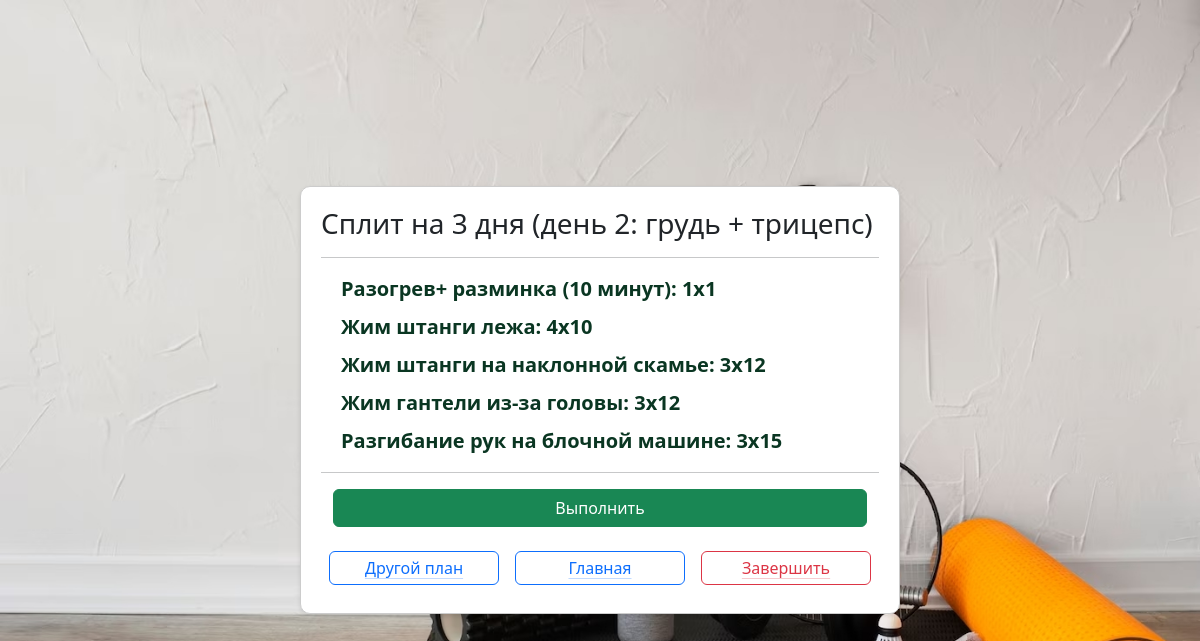
Screenshot of /current_train (signed in) with the database file from the repository.
### _models.py (models this page shows, shortened)
class Training(db.Model):
    __tablename__ = 'trainings'
    training_id = db.Column(db.Integer, primary_key=True)
    name = db.Column(db.String(50), nullable=False)
    exercises = relationship('Exercise', secondary='training_exercises', overlaps="trainings")
    user_trainings = relationship('UserTraining', back_populates='training', cascade='all, delete-orphan')
    plans = relationship('Plan', secondary='plan_trainings', back_populates='trainings')

class Exercise(db.Model):
    __tablename__ = 'exercises'
    exercise_id = db.Column(db.Integer, primary_key=True)
    name = db.Column(db.String(50), default='New exercise')
    target = db.Column(db.String(20), default='')
    description = db.Column(db.String(300), default='')
    difficulty = db.Column(db.Integer, default=1)
    time_per_set = db.Column(db.Integer, default=1)
    counter = db.Column(db.Integer, default=0)
    filters = db.Column(JSON, default=[])  # LOCATION_FILTERS.keys
    user_training_exercises = relationship('UserTrainingExercise', back_populates='exercise')
    muscles = relationship('Muscle', secondary='exercise_muscles')
    training = db.relationship('Training', secondary='training_exercises', overlaps="exercises")
    training_exercises = relationship('TrainingExercise', back_populates='exercise')

### main.py (the view)
@app.route('/current_train', methods=['POST', 'GET'])
def current_train():
    if not current_user:
        flash('Route current_train - usercheck failed, current_user is not defined')
        return render_template('current_train.html')
    all_user_trains = get_user_trains(current_user)
    current_train = get_user_assigned_train(current_user)
    if not current_train:
        return render_template('current_train.html', current_user=current_user)
    current_train_exlist = []
    for exercise in current_train.exercises:
        user_train = UserTraining.query.filter_by(user_id=current_user.id,
                                                  training_id=current_train.training_id,
                                                  assigned=True,
                                                  completed=False
                                                  ).first()
        user_training_exercise = UserTrainingExercise.query.filter_by(user_training_id=user_train.id,
                                                                      exercise_id=exercise.exercise_id
                                                                      ).first()
        current_train_exlist.append([exercise.name, user_training_exercise.sets, user_training_exercise.repetitions, user_training_exercise.weight, user_training_exercise.completed])
    return render_template('current_train.html', current_user=current_user, current_train=current_train, current_train_exlist=current_train_exlist)

### _logic.py (called while the page is built)
def get_user_trains(user):
    trains = UserTraining.query.filter_by(user_id=user.id).all()
    return trains

def get_user_assigned_train(user):
    user_training = UserTraining.query.filter_by(user_id=user.id, assigned=True, completed=False).first()
    if not user_training:
        return None
    train = Training.query.filter_by(training_id=user_training.training_id).first()
    return train

### main.py (called while the page is built)
@login_manager.user_loader
def load_user(user_id):
    return User.query.get(int(user_id))

### templates/current_train.html (shortened to what this page needs)
{% extends 'base.html' %}
{% block body %}
{% if current_train %}
<div class="d-flex justify-content-center align-items-center vh-100">
    <div class="content">
        <h3>{{current_train.name}}</h3>
            <hr>
        {% for exercise in current_train_exlist %}
                        <div class="container p-20 m-2 fs-5 {% if exercise[4] %} text-secondary {% else %} text-success-emphasis fw-bold {% endif %}">
                                {{ exercise[0] }}: {{ exercise[1] }}x{{exercise[2] }} {% if exercise[4] %} <span class="fs-6"> (Завершено)</span> {% endif %}
                        </div>
                {% endfor %}
        <hr>
        <form action="/train_progress_start" method="post">
            <div class="container">
                <div class="row mt-3">
                        <div class="col">
                            <input type="submit" class="btn btn-success w-100" value="Выполнить">
                        </div>
                    </div>
                    <div class="row mt-3 justify-content-center text-center">
                        <div class="col border border-primary rounded-2 p-1 m-2">
                            <a href="/plans_all" class="str-link link-primary link-offset-2 link-underline-opacity-25 link-underline-opacity-100-hover">Другой план</a>
                        </div>
                        <div class="col border border-primary rounded-2 p-1 m-2">
                            <a href="/" class="str-link link-primary link-offset-2 link-underline-opacity-25 link-underline-opacity-100-hover">Главная</a>
                        </div>
                        <div class="col border border-danger rounded-2 p-1 m-2">
                            <a href="/user_complete_train/{{current_train.training_id}}" class="str-link link-danger link-offset-2 link-underline-opacity-25 link-underline-opacity-100-hover">Завершить</a>
                        </div>
                    </div>
            </div>
        </form>
    </div>
</div>
{% endif %}
{% endblock %}

### templates/base.html (shortened to what this page needs)
<!doctype html>
<html lang="ru">
<head>
    <link rel="stylesheet" href="{{ url_for('static', filename='css/bootstrap.min.css' )}}">
    <link rel="stylesheet" href="{{ url_for('static', filename='css/main.css' )}}">
</head>
<body>
    <div class="container">
        {% block body %}{% endblock %}
    </div>
</body>
</html>

### static/css/main.css (style rules this page uses)
body { background-image: url('../imgs/background.jpg'); background-size: cover; background-repeat: no-repeat; background-attachment: fixed; }
.str-link { display: inline-block; width: 100%; height: 100%; }
.content { padding: 20px; border: 1px solid #ccc; border-radius: 10px; background-color: white; box-shadow: 0 2px 4px rgba(0, 0, 0, 0.1); max-width: 600px; width: 100%; }

### rows the page displays
Training: name "Сплит на 3 дня (день 2: грудь + трицепс)"
Exercise: name "Разогрев+ разминка (10 минут)", exercise "1"
Exercise: name "Жим штанги лежа", exercise "4", exercise "10"
Exercise: name "Жим штанги на наклонной скамье", exercise "3", exercise "12"
Exercise: name "Жим гантели из-за головы", time_per_set "3", exercise "12"
Exercise: name "Разгибание рук на блочной машине", time_per_set "3", exercise "15"
